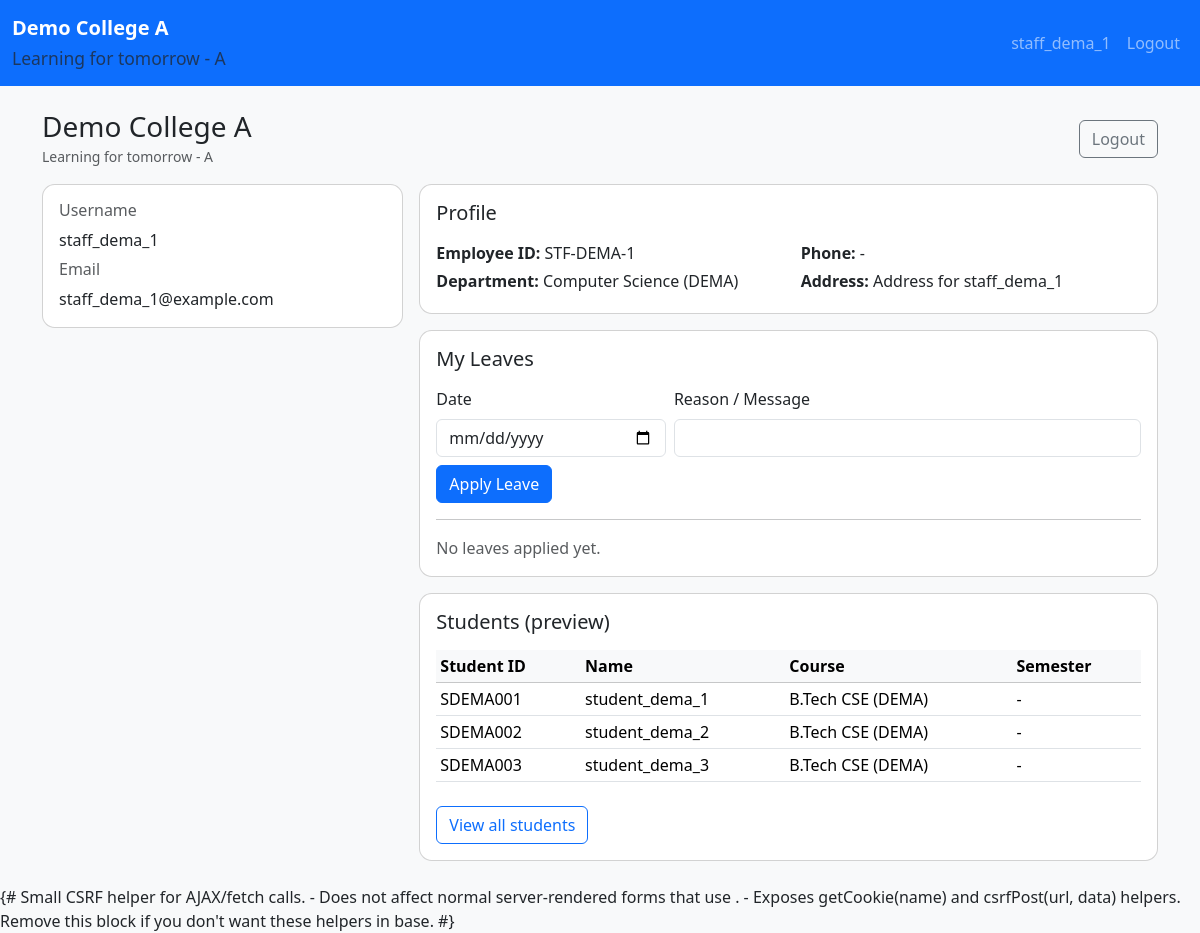
Page /staff-home/ (signed in) on the earlier database version.
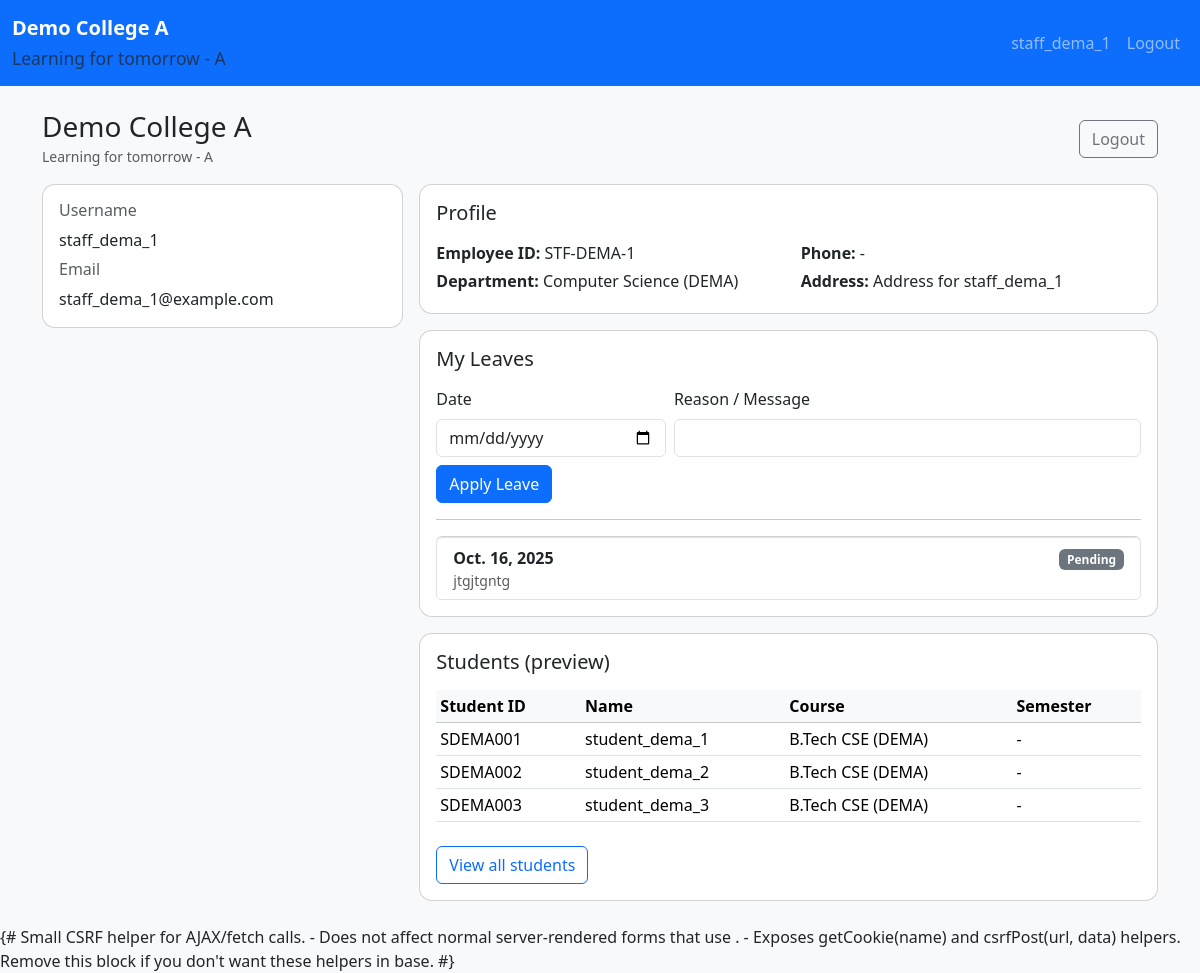
Same page on the later database version.
### student_management_app/models.py (models this page shows, shortened)
class Students(models.Model):
    admin = models.OneToOneField(CustomUser, on_delete=models.CASCADE, related_name='student_profile')
    college = models.ForeignKey(College, null=True, blank=True, on_delete=models.SET_NULL, related_name='students')
    student_id = models.CharField(max_length=50, blank=True, null=True)
    roll_no = models.CharField(max_length=50, blank=True, null=True)
    course = models.ForeignKey(Course, on_delete=models.SET_NULL, null=True, blank=True, related_name='students')
    session_year = models.ForeignKey(SessionYear, on_delete=models.SET_NULL, null=True, blank=True, related_name='students')
    department = models.ForeignKey(Department, on_delete=models.SET_NULL, null=True, blank=True, related_name='students')
    year = models.ForeignKey(Semester, on_delete=models.SET_NULL, null=True, blank=True, related_name='student_years')
    semester = models.ForeignKey(Semester, on_delete=models.SET_NULL, null=True, blank=True, related_name='student_semesters')
    address = models.TextField(blank=True, null=True)
    profile_pic = models.ImageField(upload_to='student_profile/', blank=True, null=True)
    phone = models.CharField(max_length=30, blank=True, null=True)

class CustomUser(AbstractUser):
    STUDENT = 1
    STAFF = 2
    HOD = 3
    USER_TYPE_CHOICES = (
        (HOD, 'HOD'),
        (STAFF, 'Staff'),
        (STUDENT, 'Student'),
    )
    user_type = models.PositiveSmallIntegerField(choices=USER_TYPE_CHOICES, default=STUDENT)
    college = models.ForeignKey(College, null=True, blank=True, on_delete=models.SET_NULL, related_name='users')

class Course(models.Model):
    name = models.CharField(max_length=255)
    college = models.ForeignKey(College, null=True, blank=True, on_delete=models.CASCADE, related_name='courses')
    class Meta:
        unique_together = ('college', 'name')

class LeaveReportStaff(models.Model):
    staff = models.ForeignKey(Staffs, on_delete=models.CASCADE, related_name='leaves')
    date = models.DateField()
    message = models.TextField()
    status = models.BooleanField(default=False)

### student_management_app/views.py (the view)
# urls.py: path("staff-home/", views.staff_home, name="staff_home"),
def staff_home(request):
    if not request.user.is_authenticated or getattr(request.user, "user_type", None) != CustomUser.STAFF:
        messages.error(request, 'Unauthorized')
        return redirect('student_management_app:login')
    try:
        staff_profile = request.user.staff_profile
    except Staffs.DoesNotExist:
        messages.error(request, 'Staff profile not found.')
        return redirect('student_management_app:login')
    my_leaves = LeaveReportStaff.objects.filter(staff=staff_profile).order_by('-date')
    college = request.user.college
    students_preview = Students.objects.filter(college=college).select_related('admin', 'department', 'course', 'semester')[:50] if college else Students.objects.none()
    courses = Course.objects.filter(college=college) if college else Course.objects.none()
    semesters = Semester.objects.filter(college=college) if college else Semester.objects.none()
    context = {
        'staff_profile': staff_profile,
        'college_profile': request.user.college,
        'my_leaves': my_leaves,
        'students_preview': students_preview,
        'courses': courses,
        'semesters': semesters,
    }
    return render(request, 'student_management_app/dashboard_staff.html', context)

### student_management_app/context_processors.py (called while the page is built)
def college_profile(request):
    colleges = College.objects.all()
    selected_college = None
    college_id = request.session.get('selected_college_id')
    if college_id:
        selected_college = College.objects.filter(id=college_id).first()
    return {
        'college_profile': selected_college,
        'colleges': colleges,
    }

### student_management_app/templates/student_management_app/dashboard_staff.html (shortened to what the changed rows need)
{% extends "student_management_app/base.html" %}
{% block content %}
<div class="row g-3">
  <div class="col-md-8">
    <div class="card p-3 mt-3">
      <h5 class="mb-3">My Leaves</h5>
      <form method="post" action="{% url 'student_management_app:staff_leave' %}">
        <div class="row g-2">
        </div>
        <div class="mt-2">
        </div>
      </form>
      <hr>
      {% if my_leaves %}
        <ul class="list-group">
          {% for l in my_leaves %}
            <li class="list-group-item d-flex justify-content-between align-items-start">
              <div>
                <strong>{{ l.date }}</strong>
                <div class="small text-muted">{{ l.message|truncatechars:100 }}</div>
              </div>
              <div class="text-end">
                {% if l.status %}
                  <span class="badge bg-success">Granted</span>
                {% else %}
                  <span class="badge bg-secondary">Pending</span>
                {% endif %}
              </div>
            </li>
          {% endfor %}
        </ul>
      {% else %}
        <p class="text-muted mb-0">No leaves applied yet.</p>
      {% endif %}
    </div>
    <div class="card p-3 mt-3">
      {% if students_preview %}
        <div class="table-responsive" style="max-height:300px; overflow:auto;">
          <table class="table table-sm table-hover">
            <thead class="table-light"><tr><th>Student ID</th><th>Name</th><th>Course</th><th>Semester</th></tr></thead>
            <tbody>
              {% for s in students_preview %}
                <tr>
                  <td>{{ s.student_id }}</td>
                  <td>{{ s.admin.username }}</td>
                  <td>{{ s.course.name|default:"-" }}</td>
                  <td>{% if s.semester %}{{ s.semester.name }}{% else %}-{% endif %}</td>
                </tr>
              {% endfor %}
            </tbody>
          </table>
        </div>
      {% else %}
        <div class="text-muted">No students found for your college.</div>
      {% endif %}
    </div>
  </div>
</div>
{% endblock %}

Differences in the rows shown:
added LeaveReportStaff: date "Oct. 16, 2025", message "jtgjtgntg", status "Pending"
Other differences:
text no longer shown: "No leaves applied yet."
